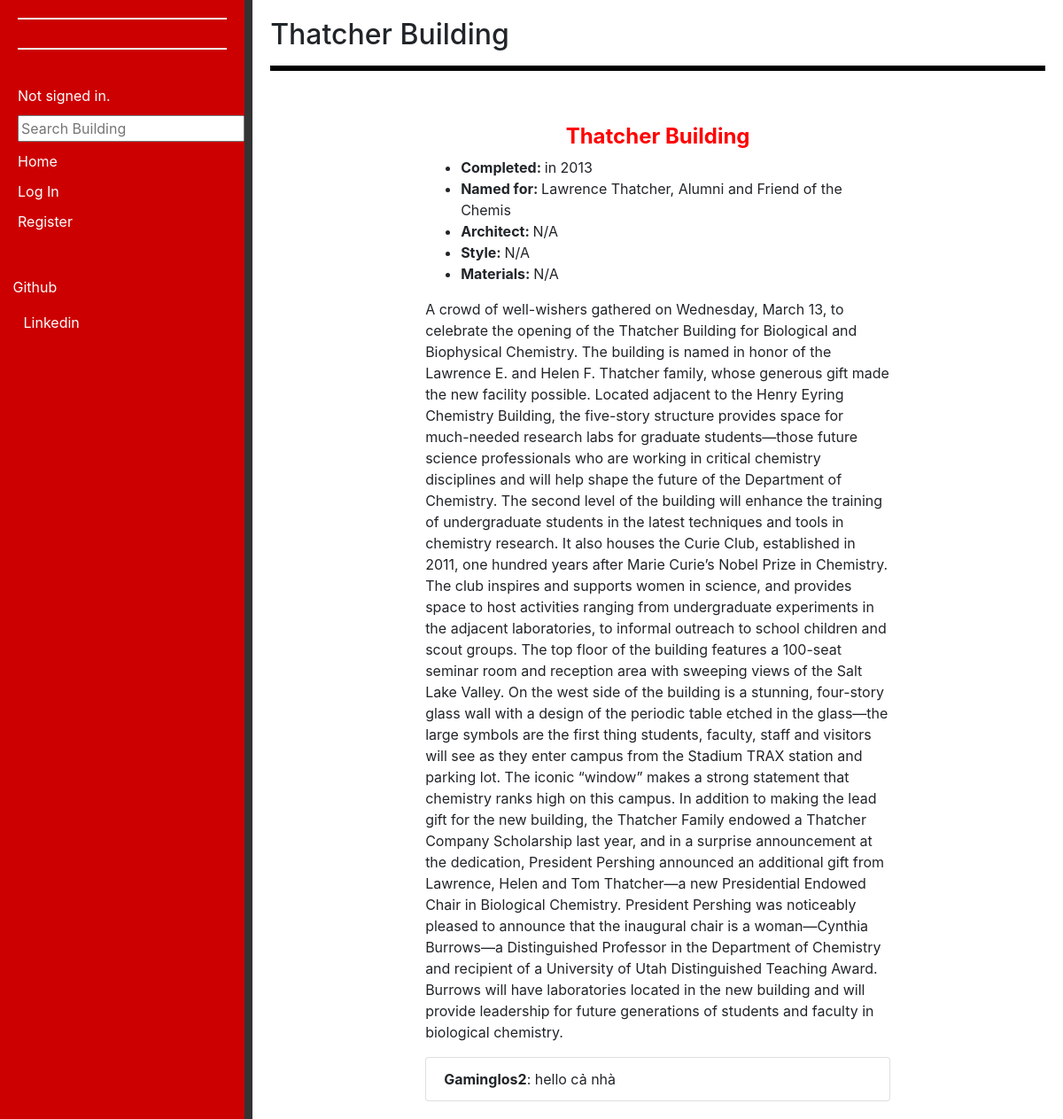
/listing/3, run on the app's committed database.
### encyclopedia/models.py (models this page shows, shortened)
class Listing(models.Model):
    title = models.CharField(max_length=100)
    description = models.CharField(max_length=100000)
    imageUrl = models.CharField(max_length=1000)
    Completed = models.CharField(max_length=30 ,null=True)
    NameFor = models.CharField(max_length=50, null=True)
    Architect = models.CharField(max_length=50, null=True)
    Style = models.CharField(max_length=50, null=True)
    Materials = models.CharField(max_length=50, null=True)
    Location = models.CharField(max_length=100, null=True)
    Address = models.CharField(max_length=500, null=True)
    Phone = models.CharField(max_length=20, null=True)
    isActive = models.BooleanField(default=True)
    author = models.ForeignKey(User,on_delete=models.CASCADE, blank=True, null=True, related_name="user")
    category = models.ForeignKey(Category, on_delete=models.CASCADE, blank=True, null=True, related_name="category")

class Comment(models.Model):
    author = models.ForeignKey(User, on_delete= models.CASCADE, blank=True, null=True, related_name="userComment")
    listing = models.ForeignKey(Listing, on_delete=models.CASCADE, blank=True, null=True, related_name="listingComment")
    message = models.CharField(max_length=200)

class User(AbstractUser):
    pass

### encyclopedia/views.py (the view)
# urls.py: path("listing/<int:id>", views.listing, name="listing"),
def listing(request, id):
    listingData = Listing.objects.get(pk=id)
    allComments = Comment.objects.filter(listing=listingData)
    return render(request, "encyclopedia/listing.html",{
        "listing": listingData,
        "allComments": allComments
    })

### encyclopedia/templates/encyclopedia/listing.html (shortened to what this page needs)
{% extends "encyclopedia/layout.html" %}
{% block body %}
    <h2>{{ listing.title }}</h2>
    <hr style="background-color: black; height: 5px;">
    <div id="des">
        <h4 style="margin-top: 20px; text-align: center; color: red;"><strong>{{ listing.title }}</strong></h4>
        <ul>
            <li><strong>Completed: </strong>{{ listing.Completed }}</li>
            <li><strong>Named for: </strong>{{ listing.NameFor }}</li>
            <li><strong>Architect: </strong>{{ listing.Architect }}</li>
            <li><strong>Style: </strong>{{ listing.Style }}</li>
            <li><strong>Materials: </strong>{{ listing.Materials }}</li>
        </ul>
        <p>{{ listing.description }}</p>
    </div>
    <div id="Comment">
        <ul style="width: 100%;" class="list-group">
            {% for comment in allComments %}
                <li  class="list-group-item">
                    <strong>{{comment.author}}</strong>: {{comment.message}}
                </li>
            {% endfor %}
        </ul>
    </div>
{% endblock %}

### encyclopedia/templates/encyclopedia/listing.html (style rules this page uses)
#des { margin-top: 40px; }
#des p,ul { width: 60%; display: block; margin-left: auto; margin-right: auto; }
#Comment { width: 60%; display: block; margin-left: auto; margin-right: auto; }

### encyclopedia/templates/encyclopedia/layout.html (style rules this page uses)
html,body { height: auto; }

### data on the page
Listing: title "Thatcher Building", Completed "in 2013", NameFor "Lawrence Thatcher, Alumni and Friend of the Chemis", Architect "N/A", Style "N/A", Materials "N/A", description "A crowd of well-wishers gathered on Wednesday, March 13, to celebrate the opening of the Thatcher Building for Biological and Biophysical Chemistry. The building is named in honor of the Lawrence E. and Helen F. Thatcher family, whose generous gift made the new facility possible. Located adjacent to the Henry Eyring Chemistry Building, the five-story structure provides space for much-needed research labs for graduate students—those future science professionals who are working in critical chemistry disciplines and will help shape the future of the Department of Chemistry. The second level of the building will enhance the training of undergraduate students in the latest techniques and tools…"
Comment: author "Gaminglos2", message "hello cả nhà"
